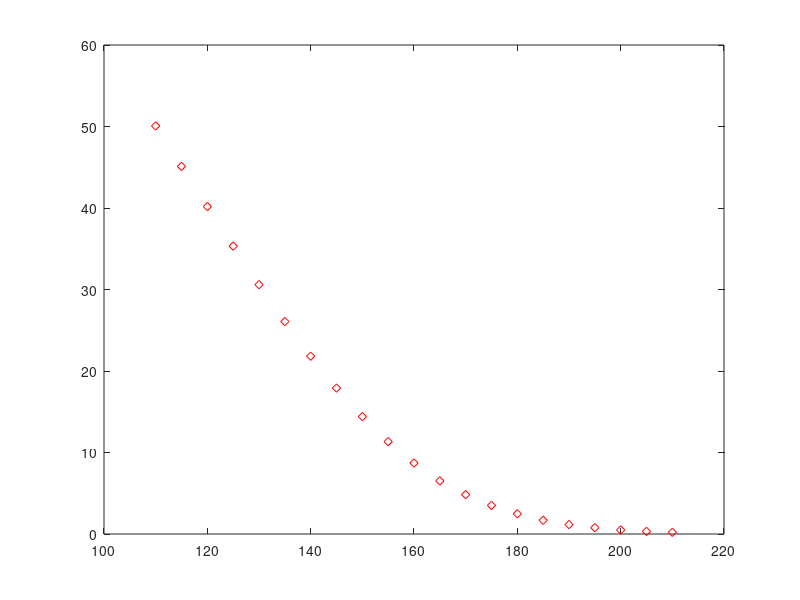

This figure's MATLAB source:

%%%%%%%%%%%%%%%%%%%%%%%%%%%%%%%%%%%%%%%%%%%%%%%%%%%%%%%%%%%%%%%%%%%%%%%%%%%
%   This program implements the binomial model for option pricing         %
%%%%%%%%%%%%%%%%%%%%%%%%%%%%%%%%%%%%%%%%%%%%%%%%%%%%%%%%%%%%%%%%%%%%%%%%%%%

%   Input parameters

    r=0.0065; mu=0.01; sig=0.47;
    S0=160; T=1/12;
    N=52; dt=T/N; dK=5;
    q=(mu-r)*sqrt(dt)/(2*sig)+0.5; 
    
%   Calculate parameters

    U=1+mu*dt+sig*sqrt(dt);
    D=1+mu*dt-sig*sqrt(dt);
    DCF=1/(1+r*dt);
    N=round(T/dt);

%   Tree construction

    S=zeros(N+1,N+1);
    S(1,1)=S0;
    for j=2:N+1
        S(1,j)=S(1,j-1)*D;
        for i=2:j
            S(i,j)=S(i-1,j-1)*U;
        end
    end

%   Payoff function

    K=110:dK:210; CP=zeros(size(K)); 
    for n=1:length(K)
        C=S;
        for i=1:(N+1)
            C(i,N+1)=max(S(i,N+1)-K(n),0);                       % call 
        end
        
%   Backward induction

        for j=N:-1:1
            for i=1:j
                C(i,j)=DCF*(q*C(i,j+1)+(1-q)*C(i+1,j+1));
            end
        end
        CP(n)=C(1,1);
    end
    
    plot(K,CP,'rd'); 
    
    